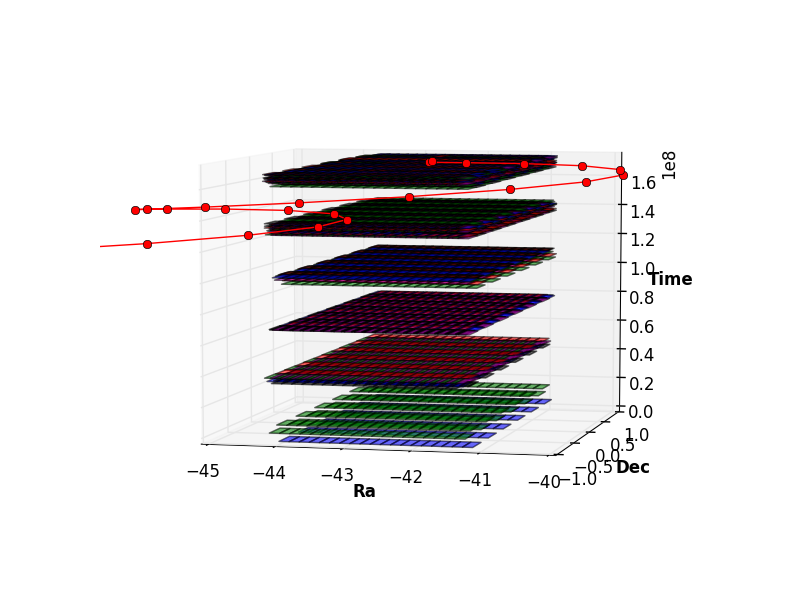

Recreate this plot in Python.
import urllib2

import psycopg2
import ppygis

from mpl_toolkits.mplot3d import Axes3D
from matplotlib.collections import PolyCollection
import matplotlib.pyplot as plt

import datetime
import pytz
JDOFFSET = 2400000.5
MJD0 = datetime.datetime(1858, 11, 17, 0, 0, 0, 0, tzinfo=pytz.UTC)

conn = psycopg2.connect(host='54.191.82.210', user='postgres', password='kbmod', database='kbmod')
cursor = conn.cursor()
cmapper = ["r", "g", "b", "m", "k"]

def getEphem(tmid, name="308933"):
    delta = tmid - MJD0
    jd = JDOFFSET + (delta.days + (delta.seconds + delta.microseconds / 1.e6) / 86400.)

    url  = "http://ssd.jpl.nasa.gov/horizons_batch.cgi?batch=1&COMMAND=\'%s\'&MAKE_EPHEM=\'YES\'&OBJ_DATA=\'NO\'" % (name)
    url += "&CENTER=\'645\'&ANG_FORMAT=\'DEG\'&EXTRA_PREC=\'YES\'"
    url += "&TABLE_TYPE=\'OBSERVER\'&TLIST=\'%f\'" % (jd)
    url += "&QUANTITIES=\'1\'&CSV_FORMAT=\'NO\'"
    #print url

    search = urllib2.urlopen(url)
    page   = search.read()
    lines = page.split('\n')
    for l in range(len(lines)):
        if lines[l].startswith('$$SOE'):
            hresults = lines[l+1]
            break
    fields = hresults.split()
    ra = float(fields[-2])
    if ra > 180:
        ra -= 360.
    decl = float(fields[-1])
    return ra, decl

def getFields():
    sql = "select run, bbox, tmid from fields;"
    cursor.execute(sql)
    results = cursor.fetchall()

    fig = plt.figure()
    ax = fig.gca(projection='3d')

    verts  = []
    ts     = []
    runs   = []
    for result in results:
        run            = result[0]
        bbox           = ppygis.Geometry.read_ewkb(result[1])
        ll, lr, ul, ur = bbox.rings[0].points[:4]
        tmid           = result[2]
        if tmid.year < 2005:
            continue
        if ll.x > -40: 
            continue

        print tmid, tmid.year, bbox

        ras            = [p.x for p in [ll, lr, ul, ur, ll]]
        decs           = [p.y for p in [ll, lr, ul, ur, ll]]
        verts.append(zip(ras,decs))
        ts.append(tmid)
        runs.append(run)


    uruns   = list(set(runs))
    cpoly   = [cmapper[c] for c in [uruns.index(r)%len(cmapper) for r in runs]]
    toffset = [(t-ts[0]).total_seconds() for t in ts]

    tmin = min(ts)
    tmax = max(ts)
    orbra  = []
    orbdec = []
    orbt   = []
    teval  = tmin
    while teval < tmax:
        try:
            ora, ordec = getEphem(teval)
            #print teval, ora, ordec
        except:
            teval += datetime.timedelta(days=30)
        else:
            orbra.append(ora)
            orbdec.append(ordec)
            orbt.append(teval)
            teval += datetime.timedelta(days=30)

    poly = PolyCollection(verts, facecolors=cpoly)
    poly.set_alpha(0.25)
    ax.add_collection3d(poly, zs=toffset)
    ax.set_xlabel('Ra', weight="bold")
    ax.set_ylabel('Dec', weight="bold")
    ax.set_zlabel('Time', weight="bold")

    ax.set_xlim3d(-45, -40)
    ax.set_ylim3d(-1, 1)
    ax.set_zlim3d(0, max(toffset))
    ax.plot(orbra, orbdec, [(t-ts[0]).total_seconds() for t in orbt], "ro-")
    plt.show()

if __name__ == "__main__":
    getFields()
